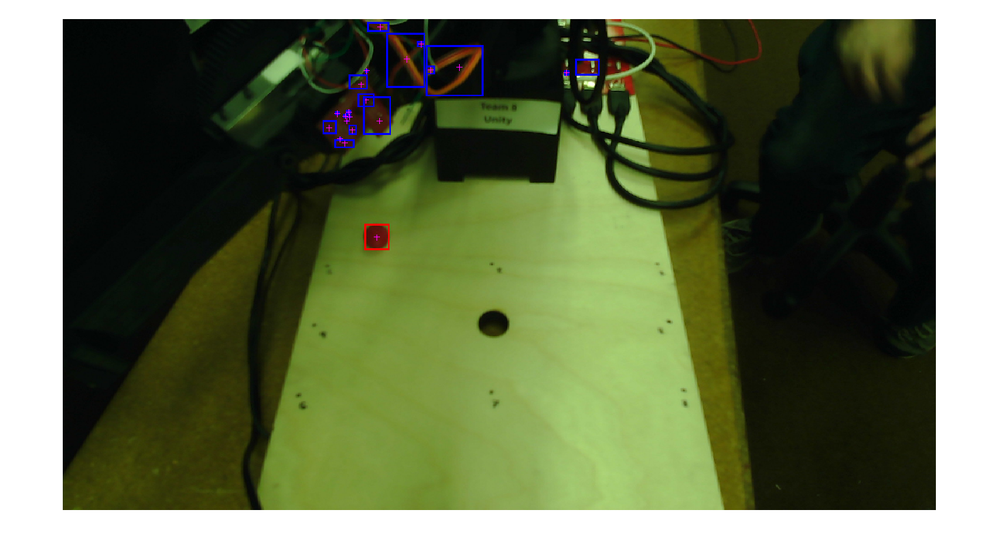
%> input picture src/dotInTaskSpace.png, 1000 x 553 px, shrunk from 1466 x 811 before the run
$ octave --eval "result = findRedFast(imread('dotInTaskSpace.png'));"   (GNU Octave 9; MATLAB toolbox functions it lacks are replaced by stand-ins)
%> lines starting %> are read from the running program, lines starting %| are printed output that depends on the picture; in (x1, y1, x2, y2) boxes, pixels count from 0 and x2, y2 are one past the last pixel; in counts of white or black regions, pixels touching at a corner belong together; the program's own positions count from 1
### src/isWithinBox.m
function [boolean] = isWithinBox(x,y)
% [7 lines of commented-out code are left out]

boolean = (y<540)&&(y>115)&&(x<515)&&(x>160);

end

### src/findRedFast.m
function [coordinates] = findRedFast(img)
    diff = imsubtract(img(:,:,1), rgb2gray(img)); %remove blue part of image
    diff = medfilt2(diff, [3 3]); %filter out any strange values
%     imshow(img);
    diff = imbinarize(diff,0.1); %turn this into a binary file
%     diff = bwareaopen(diff,300);
    bw = bwlabel(diff,8);
%     se = strel('disk',5);
%     dilatedBW = imdilate(bw,se);
    figure(2)
    stats = regionprops(bw,'BoundingBox','Centroid');
     imshow(img);

    hold on;
    c=[,];
    for object = 1:length(stats)
        if isWithinBox(stats(object).Centroid(1),stats(object).Centroid(2))
            bb = stats(object).BoundingBox;
            bc = stats(object).Centroid;
            rectangle('Position',bb,'EdgeColor','r','LineWidth',2)
            plot(bc(1),bc(2), '-m+')
            c = [c;stats(object).Centroid(1),stats(object).Centroid(2)]
        else
            bb = stats(object).BoundingBox;
            bc = stats(object).Centroid;
            rectangle('Position',bb,'EdgeColor','b','LineWidth',2)
             plot(bc(1),bc(2), '-m+')
        end

    end
    % [5 lines of commented-out code are left out]
    coordinates = c;
    hold off;
end
%> in findRedFast, `diff = imsubtract(img(:,:,1), rgb2gray(img));`:
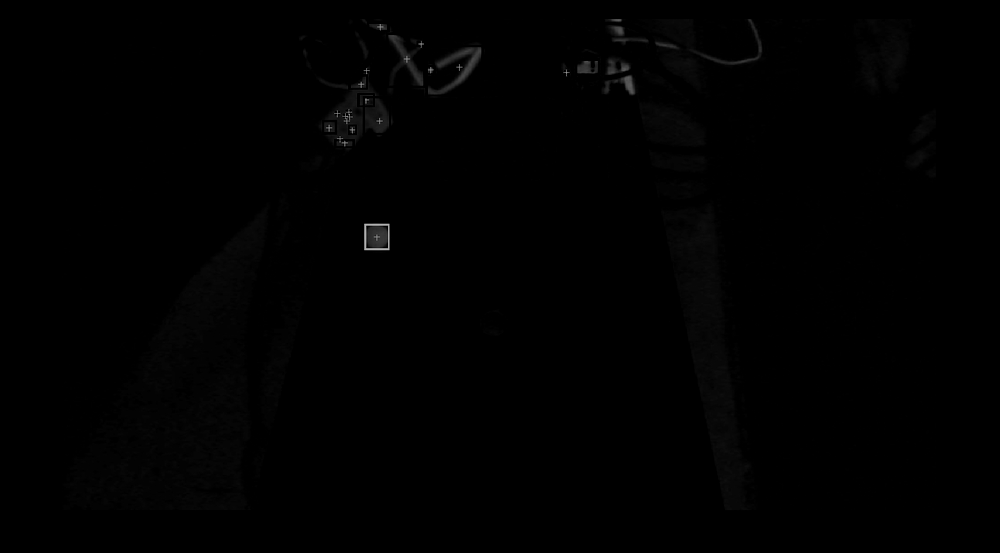
%> diff: size 553x1000 uint8; min 0, max 179, mean 1
%> in findRedFast, `diff = imbinarize(diff,0.1);`:
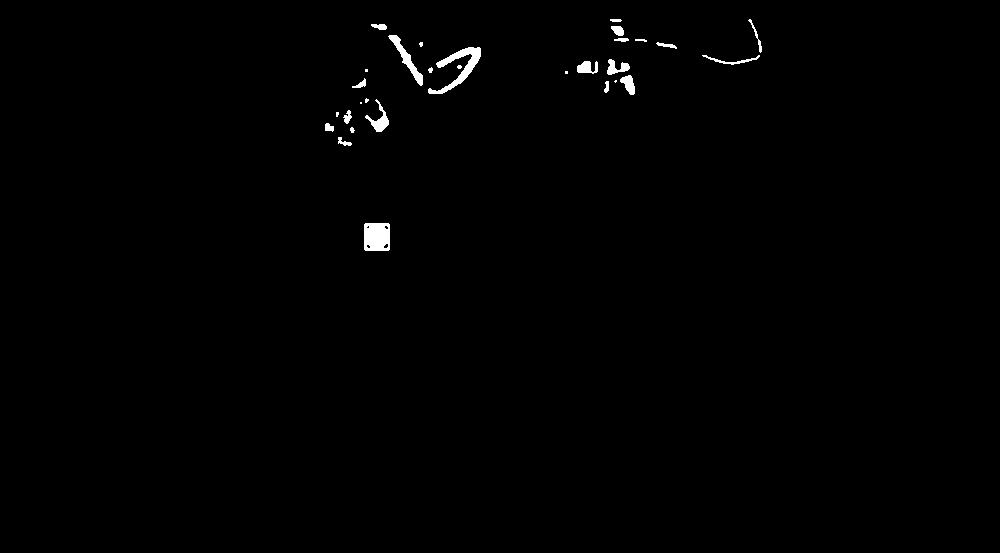
%> diff: size 553x1000 logical; 0.66% white; 30 white regions (8 under 20 px)
%> in findRedFast, `bw = bwlabel(diff,8);`: bw: size 553x1000 double; 31 distinct labels, from 0 to 30
%> in findRedFast, `stats = regionprops(bw,'BoundingBox','Centroid');`: stats = 30 regions; largest, box (x1, y1, x2, y2) and Centroid: (428, 47, 481, 94) [459.8 67.7], (388, 35, 423, 86) [407.5 59.7], (365, 99, 389, 132) [380.1 121], (364, 223, 390, 251) [377.4 237.4], (702, 55, 760, 65) [732.3 61]
%> the loop in findRedFast, `for object = 1:length(stats)` made 30 passes
%> (boolean in isWithinBox, bb, bc) on passes 2, 6, 7, 8, 9, 10, 11, 12, 13, 14, 15, 16: (false, [336.5 112.5 3 5], [337.8 114.8]), (false, [352.5 78.5 14 10], [361.3 85.03]), (false, [360.5 102.5 2 2], [361.5 103.5]), (true, [364.5 223.5 26 28], [377.4 237.4]), (false, [365.5 69.5 3 3], [367 71]), (false, [365.5 98.5 4 5], [367.2 101.1]), (true, [365.5 99.5 24 33], [380.1 121]), (false, [371.5 24.5 16 6], [380.4 27.18]), (false, [388.5 35.5 35 51], [407.5 59.75]), (false, [419.5 42.5 4 5], [421.7 44.81]), (false, [428.5 67.5 5 6], [431.1 70.67]), (false, [428.5 47.5 53 47], [459.8 67.7])
%> (boolean in isWithinBox, bb, c) on passes 1, 3, 4, 5: (true, [325.5 123.5 9 9], [329.6 128.2]), (true, [338.5 137.5 14 9], [329.6 128.2; 344.6 142.8]), (true, [343.5 110.5 9 14], [329.6 128.2; 344.6 142.8; 348.2 117.8]), (true, [350.5 127.5 5 6], [329.6 128.2; 344.6 142.8; 348.2 117.8; 352.8 130.6])
%> in findRedFast, `coordinates = c;`: coordinates = [329.6 128.2; 344.6 142.8; 348.2 117.8; 352.8 130.6; 377.4 237.4; 380.1 121]
%> `result = findRedFast(imread('dotInTaskSpace.png'));`:
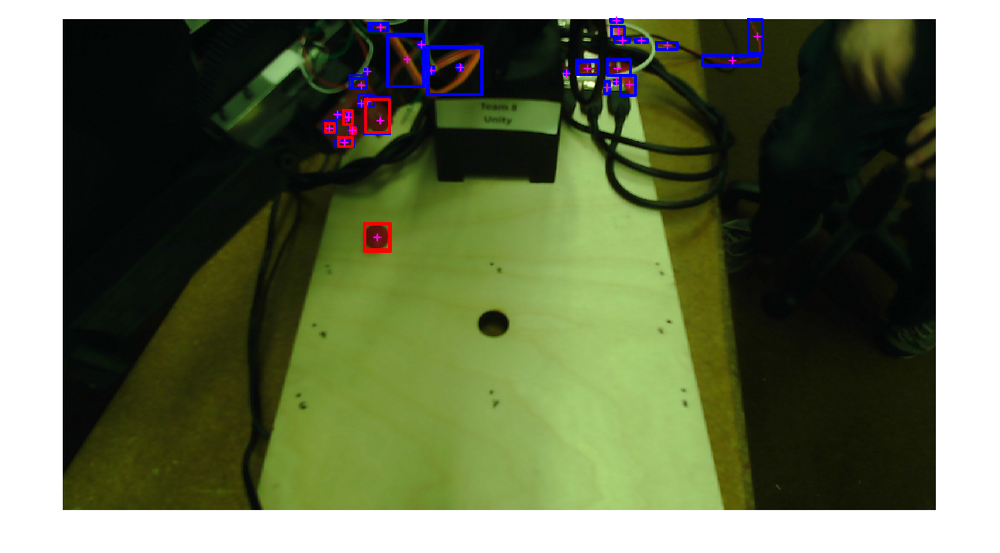
%> figure redrawn from the program's plot data
%> `result = findRedFast(imread('dotInTaskSpace.png'));`: result has the same summary as coordinates in findRedFast
